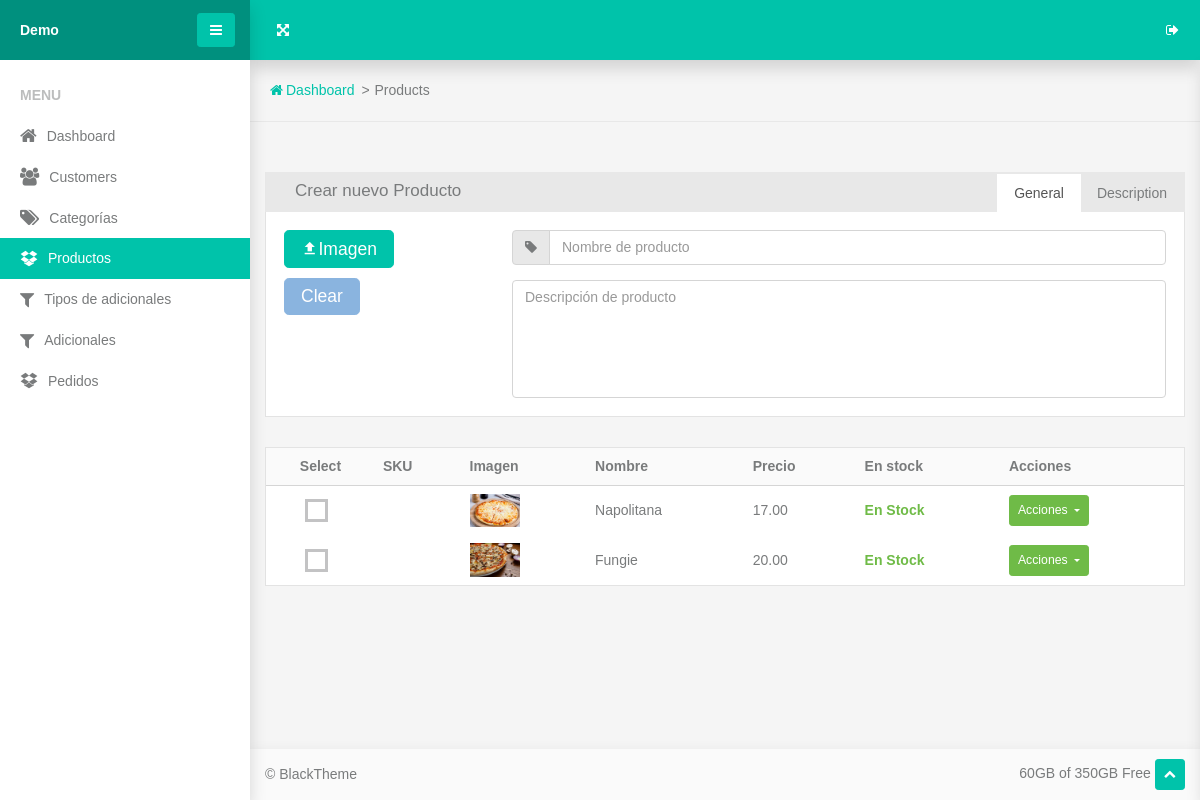
/products/, run on an earlier commit of the app's database.
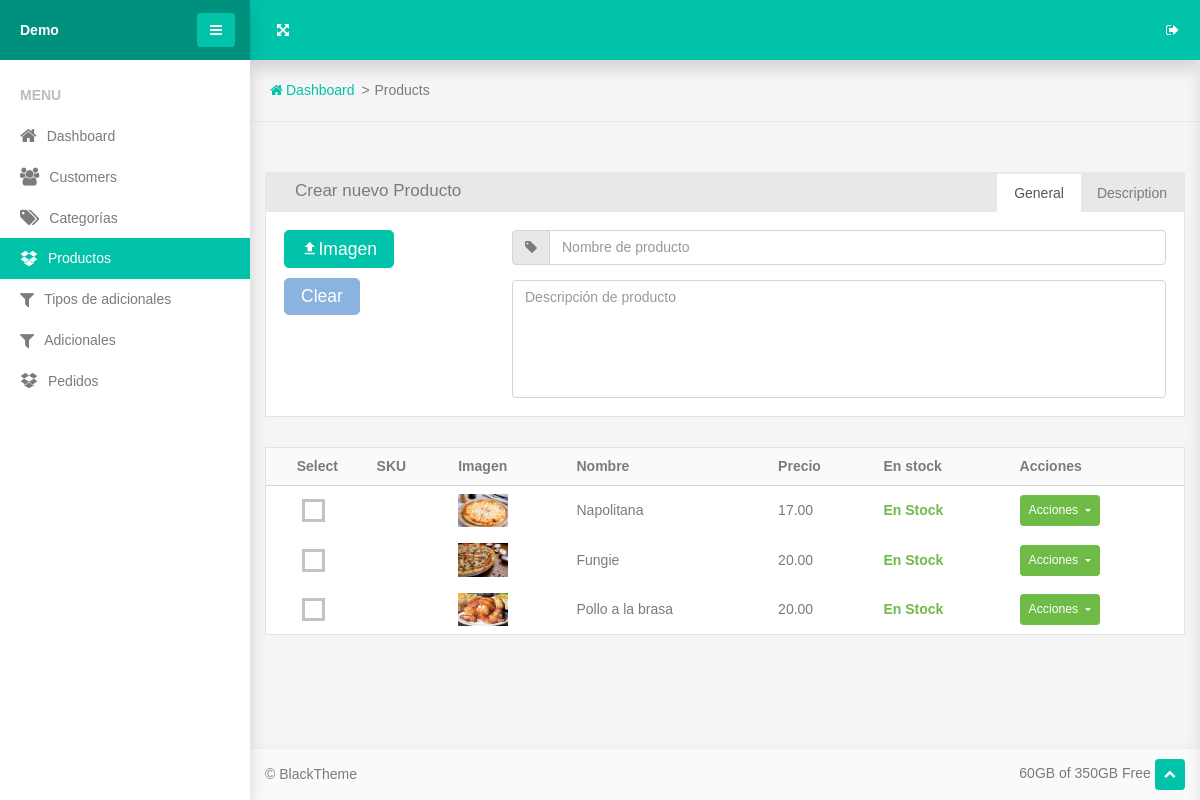
And on a later commit of the database.
### www/product/models.py (models this page shows, shortened)
class Product(models.Model):
    sku = models.CharField(max_length=100, blank=True, null=True)
    name = models.CharField(max_length=100)
    description = models.TextField(max_length=300, blank=True, null=True)
    category = models.ForeignKey('Category', on_delete=models.SET_NULL, null=True, blank=True, related_name='products')
    image = models.ImageField(blank=True, null=True)
    price = models.DecimalField(decimal_places=2, max_digits=7)
    in_stock = models.BooleanField(default=True)
    discount_price = models.DecimalField(blank=True, null=True, decimal_places=2, max_digits=7)

### www/views.py (the view)
# urls.py: path('products/', views.products, name='products'),
def products(req):
    form = forms.ProductForm()
    context = {
        'products': models.Product.objects.all(),
        'categories': models.Category.objects.all(),
        'form': form,
    }
    if req.method == 'GET':
        return render(req, 'www/products.html', context)
    elif req.method == 'POST':
        form = forms.ProductForm(req.POST, req.FILES)
        if form.is_valid():
            product = form.save()
            context['product'] = product
        return render(req, 'www/products.html', context)

### www/forms.py
class ProductForm(forms.ModelForm):
    class Meta:
        model = models.Product
        fields = '__all__'
        widgets = {
            'image': forms.FileInput(attrs={'class': 'tower-file-input'}),
            'name': forms.TextInput(attrs={'class': 'form-control', 'placeholder': 'Nombre de producto'}),
            'description': forms.Textarea(attrs={'class': 'form-control', 'placeholder': 'Descripción de producto', 'rows': '5'}),
            'sku': forms.TextInput(attrs={'class': 'form-control', 'placeholder': 'SKU'}),
            'category': forms.Select(attrs={'class': 'form-control', 'placeholder': 'Categoría'}),
            'price': forms.NumberInput(attrs={'class': 'form-control', 'placeholder': 'Precio', 'id': 'basic-addon2'}),
            'in_stock': forms.CheckboxInput(attrs={'class': 'custom-control-input'}),
        }

### www/product/models.py (called while the page is built)
    def __str__(self):
        return self.name

### www/templates/www/products.html (shortened to what the changed rows need)
{% extends "base.html" %}
{% load static %}
{% load www_tags %}
{% block content %}
      <section class="section-sm">
        <div class="container-fluid">
          <div class="panel">
            <div class="panel-body p-0">
              <div class="table-responsive">
                <table class="table table-sm table-borderless table-vertical-align">
                  <thead>
                    <tr class="border-bottom bg-lighter">
                      <th class="text-center">Select</th>
                      <th>SKU</th>
                      <th>Imagen</th>
                      <th>Nombre</th>
                      <th>Precio</th>
                      <th>En stock</th>
                      <th>Acciones</th>
                    </tr>
                  </thead>
                  <tbody>
                  {% for product in products %}
                    <tr>
                      <td class="text-center">
                        <div class="custom-control custom-checkbox custom-checkbox-light">
                        </div>
                      </td>
                      <td> {% if product.sku %}{{product.sku}}{% endif %} </td>
                      <td><img src="{{ product.image.url }}" width="50" height="50" alt=""></td>
                      <td>{{product.name}}</td>
                      <td>{{product.price}}</td>
                      {% if product.in_stock %}
                        <td class="text-success"><b>En Stock</b></td>
                      {% else %}
                      <td class="text-danger"><b>Agotado</b></td>
                      {% endif %}
                      <td>
                        <div class="dropdown">
                          <button class="btn dropdown-toggle btn-success btn-sm" data-toggle="dropdown"><span>Acciones</span>
                          </button>
                        </div>
                      </td>
                    </tr>
                  {% endfor %}
                  </tbody>
                </table>
              </div>
            </div>
          </div>
        </div>
      </section>
{% endblock content %}

What changed in the data, as far as the page shows it:
added Product: image (picture), name "Pollo a la brasa", price "20.00", in_stock "En Stock"
